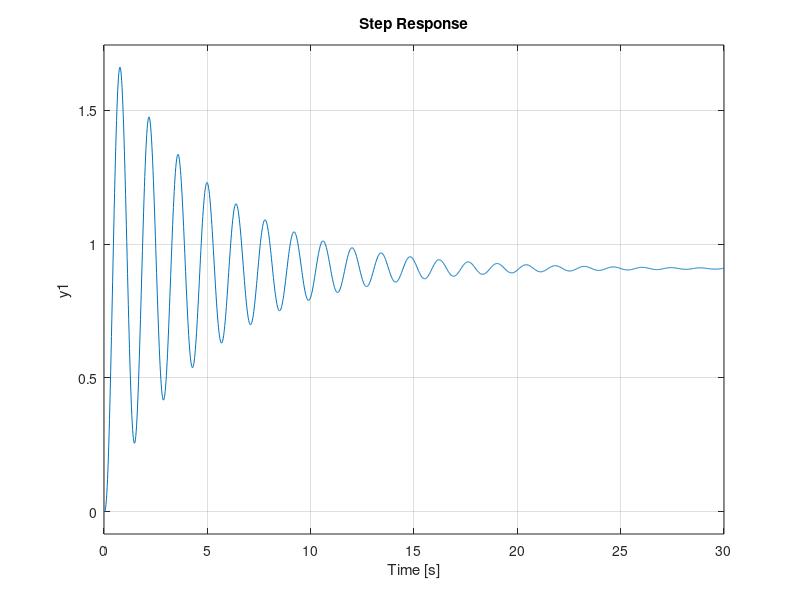

The MATLAB script that drew this image: (Note: this script raises an error after producing the figure.)
clc
clear
num=[250 5000];
den=[1 33.5 307.5 775 5500];
G=tf([num],[den]);                  %%---TF OF AVR---%%
step(G)
stepinfo(G)